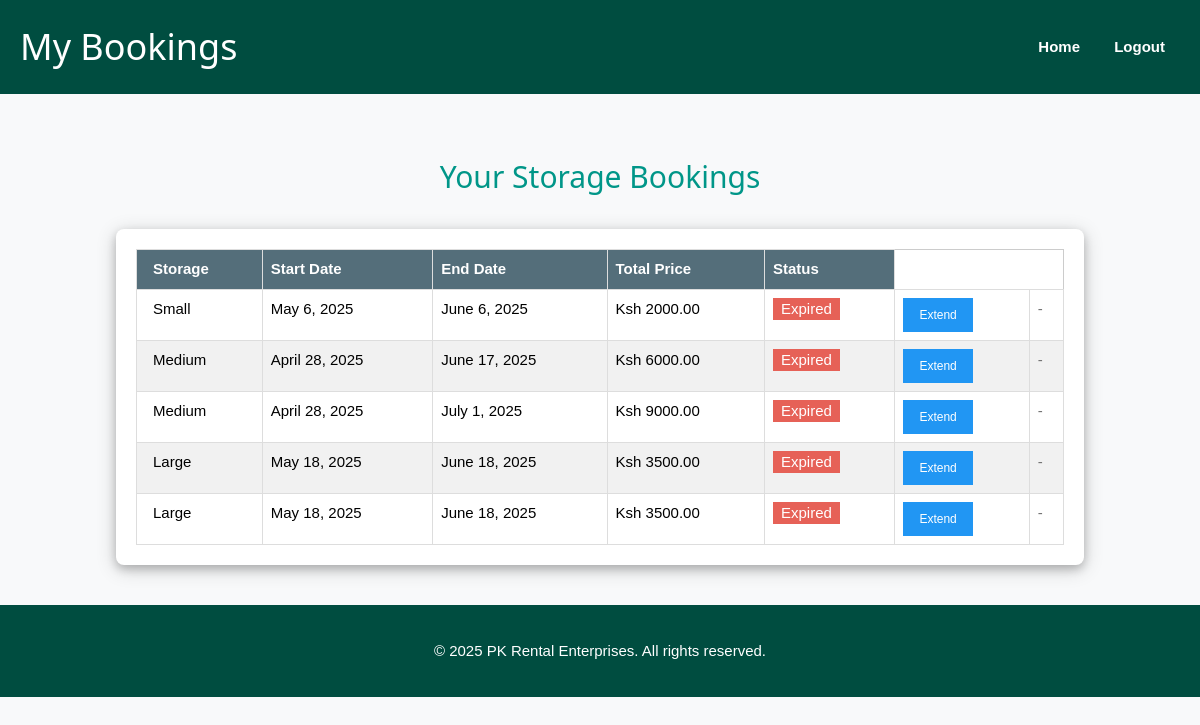
Screenshot of /my-bookings/ (signed in) with the database file from the repository.
### Rooms/models.py (models this page shows, shortened)
class Booking(models.Model):
    customer = models.ForeignKey(CustomUser, on_delete=models.CASCADE, limit_choices_to={'is_customer': True})
    storage_unit = models.ForeignKey(StorageUnit, on_delete=models.CASCADE)
    start_date = models.DateField()
    end_date = models.DateField()
    created_at = models.DateTimeField(auto_now_add=True)
    is_active = models.BooleanField(default=True)
    total_price = models.DecimalField(max_digits=10, decimal_places=2, default=0)
    contract_status = models.CharField(max_length=20, choices=[('active', 'Active'), ('terminated', 'Terminated'), ('renewed', 'Renewed')], default='active')

class StorageUnit(models.Model):
    UNIT_SIZES = [
        ('Small', 'Small'),
        ('Medium', 'Medium'),
        ('Large', 'Large'),
    ]
    size = models.CharField(max_length=20, choices=UNIT_SIZES)
    description = models.TextField()
    price_per_month = models.DecimalField(max_digits=10, decimal_places=2)
    total_units = models.PositiveIntegerField(default=0)
    available = models.BooleanField(default=True)
    image = models.ImageField(upload_to='storage_images/')

### home/views.py (the view)
# urls.py: path('my-bookings/', views.my_bookings, name='my_bookings'),
@login_required
def my_bookings(request):
    bookings = Booking.objects.filter(customer=request.user)
    return render(request, 'home/my_bookings.html', {'bookings': bookings})

### home/templates/home/my_bookings.html (shortened to what this page needs)
{% load static %}
<!DOCTYPE html>
<html lang="en">
<head>
  <link rel="stylesheet" href="{% static 'css/w3.css' %}">
</head>
<body>
<div class="navbar">
  <h1>My Bookings</h1>
  <div>
    <a href="/">Home</a>
    <a href="{% url 'logout' %}">Logout</a>
  </div>
</div>
<div class="w3-container" style="margin-top: 50px; max-width: 1000px; margin-left: auto; margin-right: auto;">
  <h2 class="w3-center w3-text-teal">Your Storage Bookings</h2>
  <div class="w3-responsive w3-card-4 w3-white w3-round-large" style="margin-top: 30px; padding: 20px;">
    <table class="w3-table-all w3-hoverable">
      <thead>
        <tr class="w3-teal">
          <th>Storage</th>
          <th>Start Date</th>
          <th>End Date</th>
          <th>Total Price</th>
          <th>Status</th>
        </tr>
      </thead>
      <tbody>
        {% for booking in bookings %}
        <tr>
          <td>{{ booking.storage_unit.size }}</td>
          <td>{{ booking.start_date }}</td>
          <td>{{ booking.end_date }}</td>
          <td>Ksh {{ booking.total_price }}</td>
          <td>
            {% if booking.is_active %}
              <span class="w3-tag w3-green">Active</span>
            {% else %}
              <span class="w3-tag w3-red">Expired</span>
            {% endif %}
          </td>
          <td>
             <button class="w3-button w3-blue w3-small" onclick="openExtendModal('{{ booking.id }}')">Extend</button>
          </td>
          <td>
          {% if booking.is_active %}
            <button class="w3-button w3-red w3-small" onclick="openTerminateModal('{{ booking.id }}')">Terminate</button>
          {% else %}
            <span class="w3-text-grey">-</span>
          {% endif %}
        </td>
        </tr>
        {% empty %}
        <tr>
          <td colspan="5" class="w3-center">You have no bookings yet.</td>
        </tr>
        {% endfor %}
      </tbody>
    </table>
  </div>
</div>
<div class="footer">
  <p>&copy; 2025 PK Rental Enterprises. All rights reserved.</p>
</div>
</body>
</html>

### static/css/w3.css (style rules this page uses)
html { box-sizing: border-box; }
*, *:before, *:after { box-sizing: inherit; }
html { -ms-text-size-adjust: 100%; -webkit-text-size-adjust: 100%; }
body { margin: 0; }
a { background-color: transparent; -webkit-text-decoration-skip: objects; }
button, input, select, textarea { font: inherit; margin: 0; }
button, input { overflow: visible; }
button, select { text-transform: none; }
button, html [type="button"], [type="reset"], [type="submit"] { -webkit-appearance: button; }
html, body { font-family: Verdana, sans-serif; font-size: 15px; line-height: 1.5; }
html { overflow-x: hidden; }
h1 { font-size: 36px; }
h2 { font-size: 30px; }
h1, h2, h3, h4, h5, h6 { font-family: "Segoe UI", Arial, sans-serif; font-weight: 400; margin: 10px 0; }
a { color: inherit; }
.w3-table, .w3-table-all { border: 1px solid #dddddd; border-collapse: collapse; border-spacing: 0; width: 100%; display: table; }
.w3-table-all { border: 1px solid #ccc; }
.w3-bordered tr, .w3-table-all tr { border-bottom: 1px solid #ddd; }
.w3-table-all tr:nth-child(odd) { background-color: #fff; }
.w3-table-all tr:nth-child(even) { background-color: #f1f1f1; }
.w3-table td, .w3-table th, .w3-table-all td, .w3-table-all th { padding: 8px 8px; display: table-cell; text-align: left; vertical-align: top; border: 1px solid #dddddd; }
.w3-table th:first-child, .w3-table td:first-child, .w3-table-all th:first-child, .w3-table-all td:first-child { padding-left: 16px; }
.w3-btn, .w3-button { border: none; display: inline-block; padding: 8px 16px; vertical-align: middle; overflow: hidden; text-decoration: none; color: inherit; background-color: inherit; text-align: center; cursor: pointer; white-space: nowrap; }
.w3-btn, .w3-button { -webkit-touch-callout: none; -webkit-user-select: none; -khtml-user-select: none; -moz-user-select: none; -ms-user-select: none; user-select: none; }
.w3-badge, .w3-tag { background-color: #000; color: #fff; display: inline-block; padding-left: 8px; padding-right: 8px; text-align: center; }
.w3-responsive { display: block; overflow-x: auto; }
.w3-container:after, .w3-container:before, .w3-panel:after, .w3-panel:before, .w3-row:after, .w3-row:before, .w3-row-padding:after, .w3-row-padding:before, .w3-cell-row:before, .w3-cell-row:after, .w3-clear:after, .w3-clear:before, .w3-bar:before, .w3-bar:after { content: ""; display: table; clear: both; }
.w3-round-large { border-radius: 8px; }
.w3-container, .w3-panel { padding: 0.01em 16px; }
.w3-card-4, .w3-hover-shadow:hover { box-shadow: 0 4px 10px 0 rgba(0, 0, 0, 0.2), 0 4px 20px 0 rgba(0, 0, 0, 0.19); }
.w3-small { font-size: 12px !important; }
.w3-center { text-align: center !important; }
.w3-blue, .w3-hover-blue:hover { color: #fff !important; background-color: #2196f3 !important; }
.w3-red, .w3-hover-red:hover { color: #fff !important; background-color: #e66157 !important; }
.w3-teal, .w3-hover-teal:hover { color: #fff !important; background-color: #546e7a !important; }
.w3-white, .w3-hover-white:hover { color: #000 !important; background-color: #fff !important; }
.w3-text-teal, .w3-hover-text-teal:hover { color: #009688 !important; }
.w3-text-grey, .w3-hover-text-grey:hover, .w3-text-gray, .w3-hover-text-gray:hover { color: #757575 !important; }

### home/templates/home/my_bookings.html (style rules this page uses)
body { font-family: 'Poppins', sans-serif; background-color: #f8f9fa; margin: 0; padding: 0; }
.navbar { display: flex; justify-content: space-between; align-items: center; padding: 20px; background-color: #004d40; color: white; }
.navbar h1 { margin: 0; }
.navbar a { color: white; text-decoration: none; margin: 0 15px; font-weight: bold; transition: color 0.3s; }
.footer { background-color: #004d40; color: white; text-align: center; padding: 20px; margin-top: 40px; }

### rows the page displays
Booking: storage_unit.size "Small", start_date "May 6, 2025", end_date "June 6, 2025", total_price "2000.00", is_active "Expired"
Booking: storage_unit.size "Medium", start_date "April 28, 2025", end_date "June 17, 2025", total_price "6000.00", is_active "Expired"
Booking: storage_unit.size "Medium", start_date "April 28, 2025", end_date "July 1, 2025", total_price "9000.00", is_active "Expired"
Booking: storage_unit.size "Large", start_date "May 18, 2025", end_date "June 18, 2025", total_price "3500.00", is_active "Expired"
Booking: storage_unit.size "Large", start_date "May 18, 2025", end_date "June 18, 2025", total_price "3500.00", is_active "Expired"
